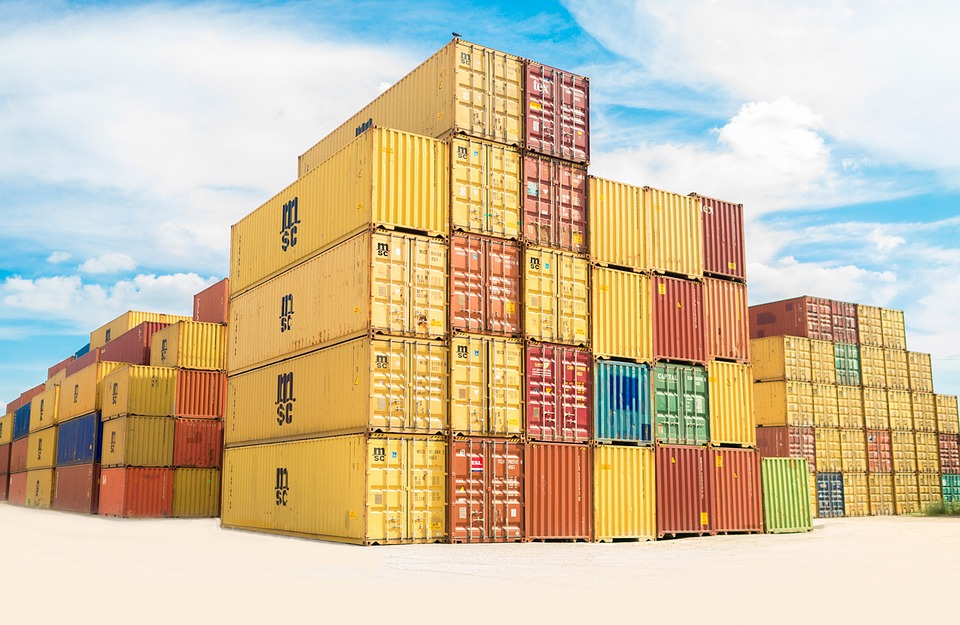
#> input picture Project_02_Team/OCR/generate_data/ocr_kor-master/data/generator/TextRecognitionDataGenerator/pictures/containers.jpg, 960 x 625 px, given in place of 01.jpg, which was not available
$ python part03_Selective_Search.py
#> lines starting #> are read from the running program, lines starting #| are printed output that depends on the picture
# 출처: https://www.pyimagesearch.com/2020/06/29/opencv-selective-search-for-object-detection/
# 참고: https://linguana.tistory.com/41?category=473528

# import the necessary packages
import argparse
import random
import time
import cv2
# construct the argument parser and parse the arguments
ap = argparse.ArgumentParser()
# ap.add_argument("-i", "--image", required=True,
# 	help="path to the input image")
ap.add_argument("-m", "--method", type=str, default="fast",
	choices=["fast", "quality"],
	help="selective search method")
args = vars(ap.parse_args())

# args['image'] = 'F:/Team Project/OCR/01_Text_detection/Image_data/ex01.jpg'

# load the input image
image = cv2.imread('F:/Team Project/OCR/01_Text_detection/Image_data/01.jpg')
#> image is the input picture: shape (625, 960, 3); mean B, G, R 163.6, 192.4, 208.8
# initialize OpenCV's selective search implementation and set the
# input image
ss = cv2.ximgproc.segmentation.createSelectiveSearchSegmentation()
ss.setBaseImage(image)
# check to see if we are using the *fast* but *less accurate* version
# of selective search
if args["method"] == "fast":
	print("[INFO] using *fast* selective search")
	ss.switchToSelectiveSearchFast()
# otherwise we are using the *slower* but *more accurate* version
else:
	print("[INFO] using *quality* selective search")
	ss.switchToSelectiveSearchQuality()


# run selective search on the input image
start = time.time()
rects = ss.process()
end = time.time()
# show how along selective search took to run along with the total
# number of returned region proposals
print("[INFO] selective search took {:.4f} seconds".format(end - start))
print("[INFO] {} total region proposals".format(len(rects)))

print(type(ss))
# cv2.imshow('image', ss)
# cv2.waitKey(0)
# cv2.destroyAllWindows()

# loop over the region proposals in chunks (so we can better
# visualize them)
for i in range(0, len(rects), 100):
	# clone the original image so we can draw on it
	output = image.copy()
	# loop over the current subset of region proposals
	for (x, y, w, h) in rects[i:i + 100]:
		# draw the region proposal bounding box on the image
		color = [random.randint(0, 255) for j in range(0, 3)]
		cv2.rectangle(output, (x, y), (x + w, y + h), color, 2)
	# show the output image
	cv2.imshow("Output", output)
	key = cv2.waitKey(0) & 0xFF
	# if the `q` key was pressed, break from the loop
	if key == ord("q"):
		break
#> this loop made 1 pass; (key q is pressed on pass 1)
#> pass 1, `cv2.imshow("Output", output)`:
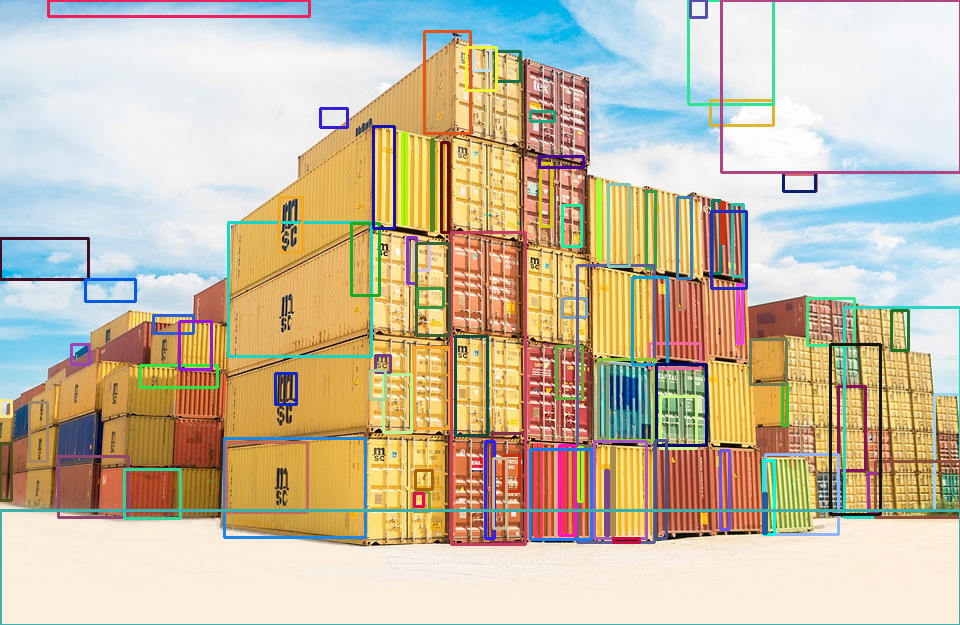
#> window 'Output': shape (625, 960, 3); mean B, G, R 164.5, 188.5, 200.9

$ run again, on Project_02_Team/OCR/generate_data/ocr_kor-master/data/generator/TextRecognitionDataGenerator/pictures/water.jpg
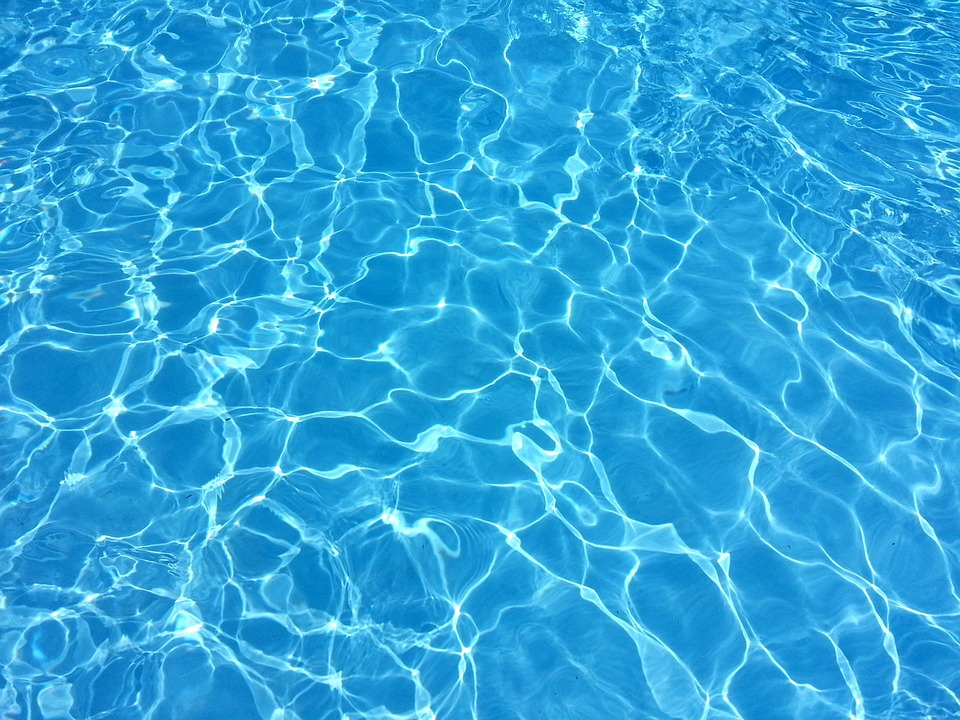
#> input picture Project_02_Team/OCR/generate_data/ocr_kor-master/data/generator/TextRecognitionDataGenerator/pictures/water.jpg, 960 x 720 px, given in place of 01.jpg, which was not available
#> image is the input picture: shape (720, 960, 3); mean B, G, R 219.4, 164.5, 46.2
#> the loop `for i in range(0, len(rects), 100):` made 1 pass; (key q is pressed on pass 1)
#> pass 1, `cv2.imshow("Output", output)`:
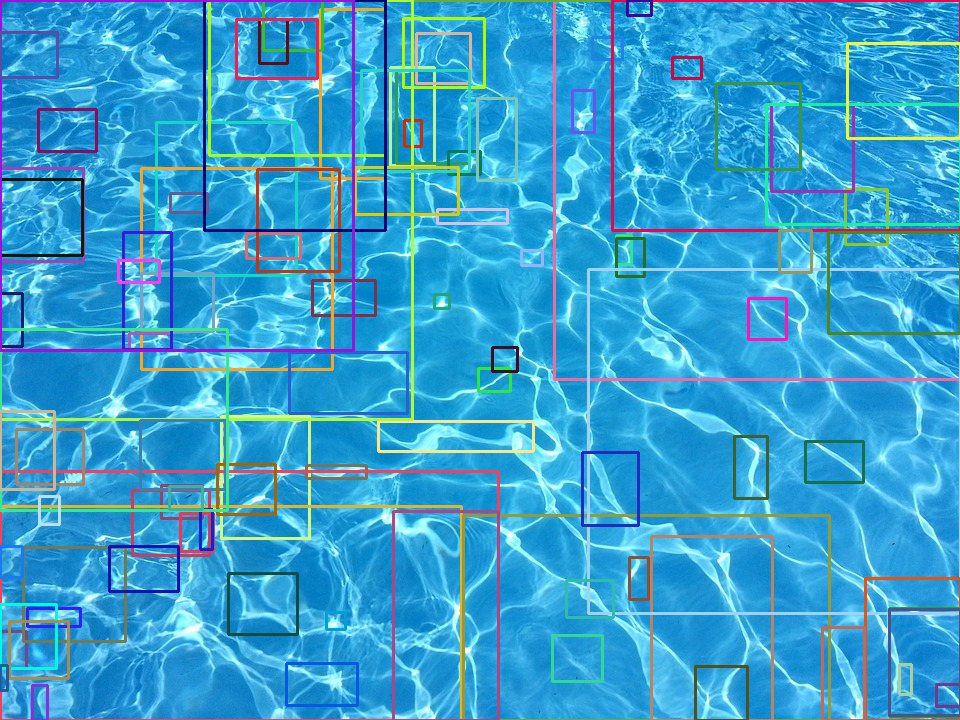
#> window 'Output': shape (720, 960, 3); mean B, G, R 208.3, 160.4, 56.3
